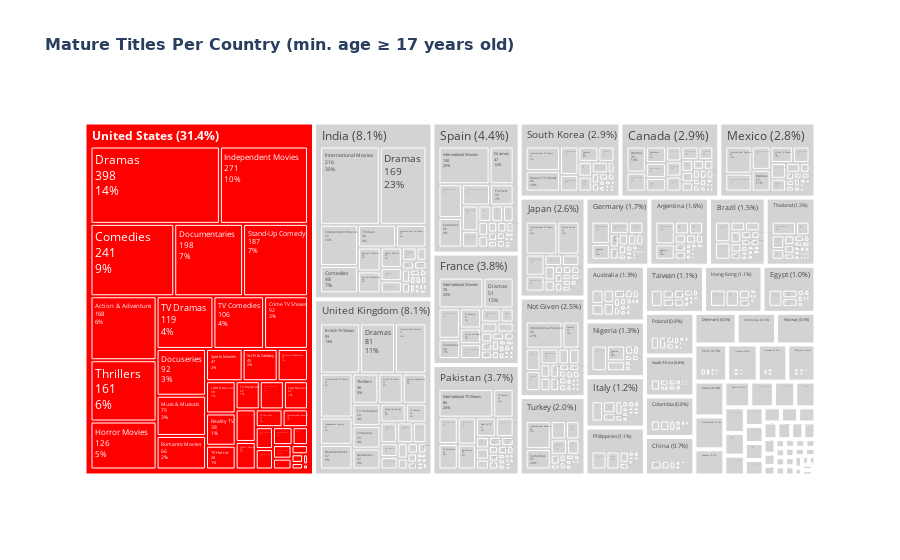

The notebook cell this image was saved under:
### Markdown cell above
Story Block: Chart 5 – Top Countries by Mature Titles (Bar Chart)

Who’s Producing the Most Mature Content? A Clear Winner Emerges

While maturity share shows how a country's catalog is structured, this bar chart ranks countries by the total number of mature titles (age ≥ 17). The result is striking: the United States dominates this space, producing more than four times as many mature titles as the next-highest country. Other top contributors include the United Kingdom, India, and France — but none come close to Hollywood’s output.
This reinforces a key insight: Netflix’s shift toward adult content is largely powered by U.S. production. Whether driven by audience demand, creative freedom, or platform strategy, American content sets the tone for what “mature” means on Netflix.

### Code cell
import plotly.express as px

# Datensatz filtern
min_age = 17
df_mature = df_netflix.query('rating_age >= @min_age')
df_mature_exp = df_mature.explode('genres_list')

# Nur gültige Einträge
df_mature_exp = df_mature_exp.dropna(subset=["country", "genres_list"])

# Top-Land bestimmen
country_counts = df_mature_exp['country'].value_counts()
top_country = country_counts.index[0]
total_titles = country_counts.sum()

# Anteil berechnen
country_percent = (country_counts / total_titles * 100).round(1)

# Optional: neues Label mit Anteil erstellen
df_mature_exp['country_label'] = df_mature_exp['country'].apply(
    lambda c: f"{c} ({country_percent[c]}%)" if c in country_percent else c
)

# Farbdict erstellen
color_map = {c: BAR_FORMATS['highlight']['color'] if c == top_country else BAR_FORMATS['deemphasize']['color']
             for c in df_mature_exp["country"].unique()}

fig = px.treemap(
    df_mature_exp,
    path=["country_label", "genres_list"],
    color="country",
    color_discrete_map=color_map,
    title=f"Mature Titles Per Country (min. age > {min_age} years old)"
)

# Top-Country fett darstellen
fig.update_traces(
    texttemplate="%{label}",  # Label bleibt gleich
    selector=dict(type='treemap')
)

# Labels fett für das Top-Country
# Dazu kann man in df_mature_exp ein spezielles HTML-Tag verwenden
df_mature_exp['country_label_html'] = df_mature_exp['country_label'].apply(
    lambda x: f"<b>{x}</b>" if top_country in x else x
)

fig = px.treemap(
    df_mature_exp,
    path=["country_label_html", "genres_list"],
    color="country",
    color_discrete_map=color_map,
    title=f"Mature Titles Per Country (min. age ≥ {min_age} years old)"
)

fig.update_traces(
    textinfo="label+value+percent parent",
)

fig.update_layout(
    title=dict(
        # Bolt title geht nur via HTML-Tag fürs px, da rcparam nicht direkt supported
        text=f"<b>Mature Titles Per Country (min. age ≥ {min_age} years old)</b>",
        font=dict(size=16, family="DejaVu Sans")
    )
)

fig.show()

### Figure 1 — Plotly figure (JSON) as saved in the notebook; plotly's stock layout.template omitted (floating-point values rounded to 4 significant figures; data arrays with more than 128 entries replaced by an {"elided": "..."} marker saying what was removed)
{"data": [{"branchvalues": "total", "customdata": {"elided": "978x1 str values"}, "domain": {"x": [0, 1], "y": [0, 1]}, "hovertemplate": "labels=%{label}<br>count=%{value}<br>parent=%{parent}<br>id=%{id}<br>country=%{customdata[0]}<extra></extra>", "ids": {"elided": "978 str values"}, "labels": {"elided": "978 str values"}, "marker": {"colors": {"elided": "978 str values"}}, "name": "", "parents": {"elided": "978 str values"}, "textinfo": "label+value+percent parent", "type": "treemap", "values": {"elided": "978 int values"}}], "layout": {"legend": {"tracegroupgap": 0}, "title": {"font": {"family": "DejaVu Sans", "size": 16}, "text": "<b>Mature Titles Per Country (min. age ≥ 17 years old)</b>"}}}
